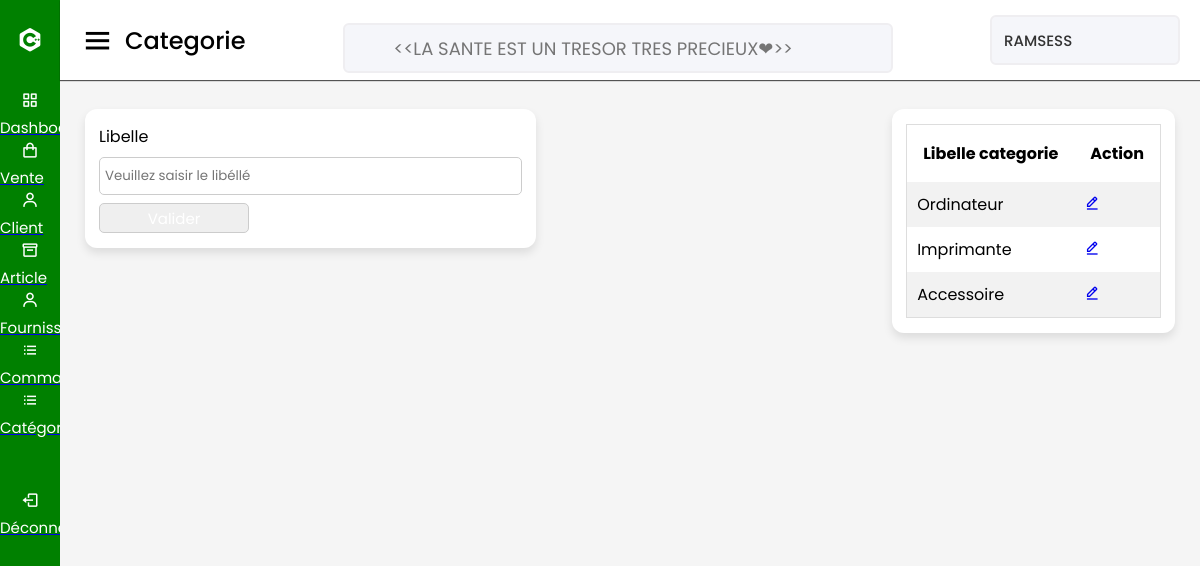
The page /vue/categorie.php on the database its author committed.
### tables this page shows
CREATE TABLE `categorie_article` (
  `id` int(11) NOT NULL,
  `libelle_categorie` varchar(60) NOT NULL
);

### model/function.php (called while the page is built, shortened)
<?php
function getCategorie($id = null)
{
    if (!empty($id)) {
        $sql = "SELECT * FROM categorie_article WHERE id=?";
        $req = $GLOBALS['connexion']->prepare($sql);
        $req->execute(array($id));
        return $req->fetch();
    } else {
        $sql = "SELECT * FROM categorie_article";
        $req = $GLOBALS['connexion']->prepare($sql);
        $req->execute();
        return $req->fetchAll();
    }
}

### vue/categorie.php (the view, shortened to what this page needs)
<?php
include 'entete.php';
?>
<div class="home-content">
    <div class="overview-boxes">
        <div class="box">
            <form action=" <?= !empty($_GET['id']) ?  "../model/modifCategorie.php" : "../model/ajoutCategorie.php" ?>" method="post">
                <label for="libelle_categorie">Libelle</label>
                <input value="<?= !empty($_GET['id']) ?  $categorie['libelle_categorie'] : "" ?>" type="text" name="libelle_categorie" id="libelle_categorie" placeholder="Veuillez saisir le libéllé">
                <button type="submit">Valider</button>
            </form>
        </div>
        <div class="box">
            <table class="mtable">
                <tr>
                    <th>Libelle categorie</th>
                    <th>Action</th>
                </tr>
                <?php
                $categories = getCategorie();
                if (!empty($categories) && is_array($categories)) {
                    foreach ($categories as $key => $value) {
                ?>
                        <tr>
                            <td><?= $value['libelle_categorie'] ?></td>
                            <td><a href="?id=<?= $value['id'] ?>"><i class='bx bx-edit-alt'></i></a></td>
                        </tr>
                <?php
                    }
                }
                ?>
            </table>
        </div>
    </div>
</div>
</section>
<?php
include 'pied.php';
?>

### public/css/style.css (style rules this page uses)
* { margin: 0; padding: 0; box-sizing: border-box; font-family: "Poppins", sans-serif; }
.home-section .home-content { position: relative; padding-top: 104px; }
.home-content .overview-boxes { display: flex; align-items: flex-start; justify-content: space-between; flex-wrap: nowrap; padding: 0 20px; margin-bottom: 26px; }
.overview-boxes .box { display: flex; align-items: center; justify-content: center; background: #fff; padding: 15px 14px; border-radius: 12px; box-shadow: 0 5px 10px rgba(0, 0, 0, 0.1); margin: 5px; }
input, textarea, select { margin-bottom: 10px; box-sizing: border-box; width: 100%; margin: 8px 0; padding: 8px 5px; border-radius: 5px; border: 1px solid #ccc; }
button { background-color: #008000(6, 233, 93); color: white; width: 150px; height: 30px; border: 1px solid #ccc; font-size: 15px; border-radius: 5px; }
label { display: block; }
form { width: 100%; }
table.mtable { width: 100%; border-collapse: collapse; width: 100%; border: 1px solid #ddd; }
th, td { text-align: left; padding: 16px; }
table.mtable tr:nth-child(even) { background: #f2f2f2; }
table.mtable td { padding: 10px; }
body { background-image: url('c\xampp\htdocs\gstock-dclic-main\public\images\IMG_SANTE.png'); }

### rows shown on the page
categorie_article: libelle_categorie "Ordinateur"
categorie_article: libelle_categorie "Imprimante"
categorie_article: libelle_categorie "Accessoire"

### other values the page prints
str_replace(".php", "", basename($_SERVER['PHP_SELF'])) "Categorie"
